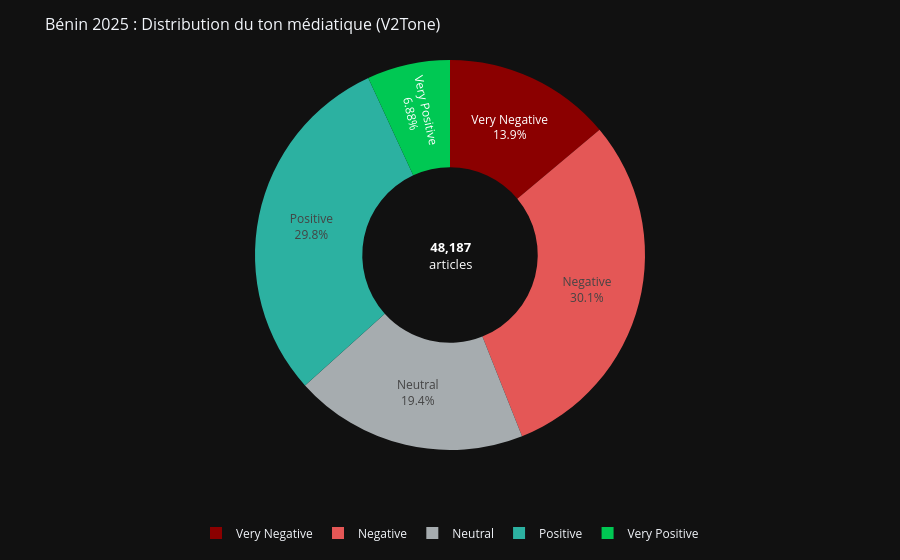

Notebook cell for this chart:
### Code cell
# ── Palette pour le ton ─────────────────────────────────────────
COLOR_VERY_NEG = "#8B0000"    
COLOR_NEG      = "#E45756"    
COLOR_NEUTRAL  = "#A6ACAF"    
COLOR_POS      = "#2CB1A1"     
COLOR_VERY_POS = "#00C853"  

# ── Query — Distribution des sentiments (donut) ──────────────────
query_tone_distrib = f"""
SELECT
    tone_category,
    COUNT(*) AS nb_articles
FROM `{PROJECT_ID}.{DATASET_ID}.gkg_clean`
WHERE tone_category IS NOT NULL
GROUP BY tone_category
ORDER BY nb_articles DESC
"""
df_tone_distrib = charger_donnees(query_tone_distrib)

# ── Palette fixe sur les 5 catégories de ton ────────────────────
color_map_tone = {
    "Very Negative": COLOR_VERY_NEG,
    "Negative":      COLOR_NEG,
    "Neutral":       COLOR_NEUTRAL,
    "Positive":      COLOR_POS,
    "Very Positive": COLOR_VERY_POS
}

# ── KPIs ──────────────────────────────────────────────────────────
total_articles = df_tone_distrib["nb_articles"].sum()

# ── Figure ────────────────────────────────────────────────────────
fig_tone = px.pie(
    df_tone_distrib,
    names="tone_category",
    values="nb_articles",
    hole=0.45,
    title="Bénin 2025 : Distribution du ton médiatique (V2Tone)",
    color="tone_category",
    color_discrete_map=color_map_tone,
    category_orders={"tone_category": ["Very Negative", "Negative", "Neutral", "Positive", "Very Positive"]}
)

fig_tone.update_traces(
    textposition="inside",
    textinfo="percent+label",
    hovertemplate=(
        "<b>%{label}</b><br>"
        "Articles : %{value:,}<br>"
        "Part : %{percent:.1%}"
        "<extra></extra>"
    )
)

fig_tone.update_layout(
    template="plotly_dark",
    showlegend=True,
    legend=dict(orientation="h", yanchor="bottom", y=-0.25, xanchor="center", x=0.5),
    annotations=[dict(
        text=f"<b>{total_articles:,}</b><br>articles",
        x=0.5, y=0.5,
        font=dict(size=13, color="white"),
        showarrow=False
    )],
    title=dict(font=dict(size=16)),
    margin=dict(t=60, b=80, l=20, r=20)
)

fig_tone.show()

### Figure 1 — Plotly figure (JSON) as saved in the notebook; plotly's stock layout.template omitted (floating-point values rounded to 4 significant figures)
{"data": [{"customdata": [["Very Negative"], ["Negative"], ["Neutral"], ["Positive"], ["Very Positive"]], "direction": "clockwise", "domain": {"x": [0, 1], "y": [0, 1]}, "hole": 0.45, "hovertemplate": "<b>%{label}</b><br>Articles : %{value:,}<br>Part : %{percent:.1%}<extra></extra>", "labels": ["Very Negative", "Negative", "Neutral", "Positive", "Very Positive"], "legendgroup": "", "marker": {"colors": ["#8B0000", "#E45756", "#A6ACAF", "#2CB1A1", "#00C853"]}, "name": "", "showlegend": true, "sort": false, "textinfo": "percent+label", "textposition": "inside", "type": "pie", "values": [6703, 14489, 9332, 14347, 3316]}], "layout": {"annotations": [{"font": {"color": "white", "size": 13}, "showarrow": false, "text": "<b>48,187</b><br>articles", "x": 0.5, "y": 0.5}], "legend": {"orientation": "h", "tracegroupgap": 0, "x": 0.5, "xanchor": "center", "y": -0.25, "yanchor": "bottom"}, "margin": {"b": 80, "l": 20, "r": 20, "t": 60}, "showlegend": true, "title": {"font": {"size": 16}, "text": "Bénin 2025 : Distribution du ton médiatique (V2Tone)"}}}
